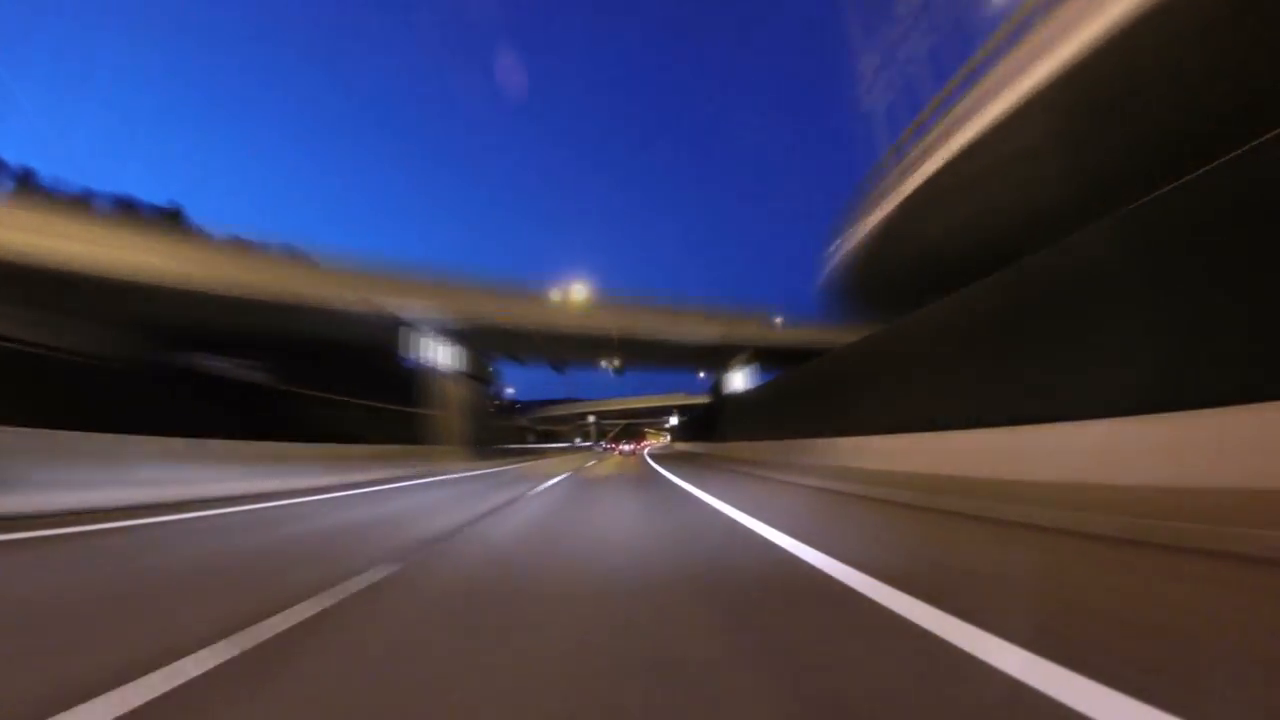
#> input picture frame 32 of video1.mp4, 1280 x 720 px, given in place of video.mp4, which was not available
$ python app.py
#> lines starting #> are read from the running program, lines starting #| are printed output that depends on the picture; after the words box and inside, x2 and y2 are one past the last pixel; in counts of white or black regions, pixels touching at a corner belong together; pictures that were not available may be replaced by others from this repository, and a replacement may not be noted
import numpy as np
import cv2
import matplotlib.pyplot as plt

video = cv2.VideoCapture("video.mp4")

while True:
    ret, orig_frame = video.read()
#> orig_frame is the input picture: shape (720, 1280, 3); mean B, G, R 86.4, 62.3, 64.2
    if not ret:
        video = cv2.VideoCapture("video.mp4")
        continue

    frame = cv2.GaussianBlur(orig_frame, (5, 5), 0)
    hsv = cv2.cvtColor(frame, cv2.COLOR_BGR2HSV)
#> hsv: shape (720, 1280, 3); mean H, S, V 59.1, 118.1, 101.9
    low_yellow = np.array([18, 94, 140])
    up_yellow = np.array([48, 255, 255])
    mask = cv2.inRange(hsv, low_yellow, up_yellow)
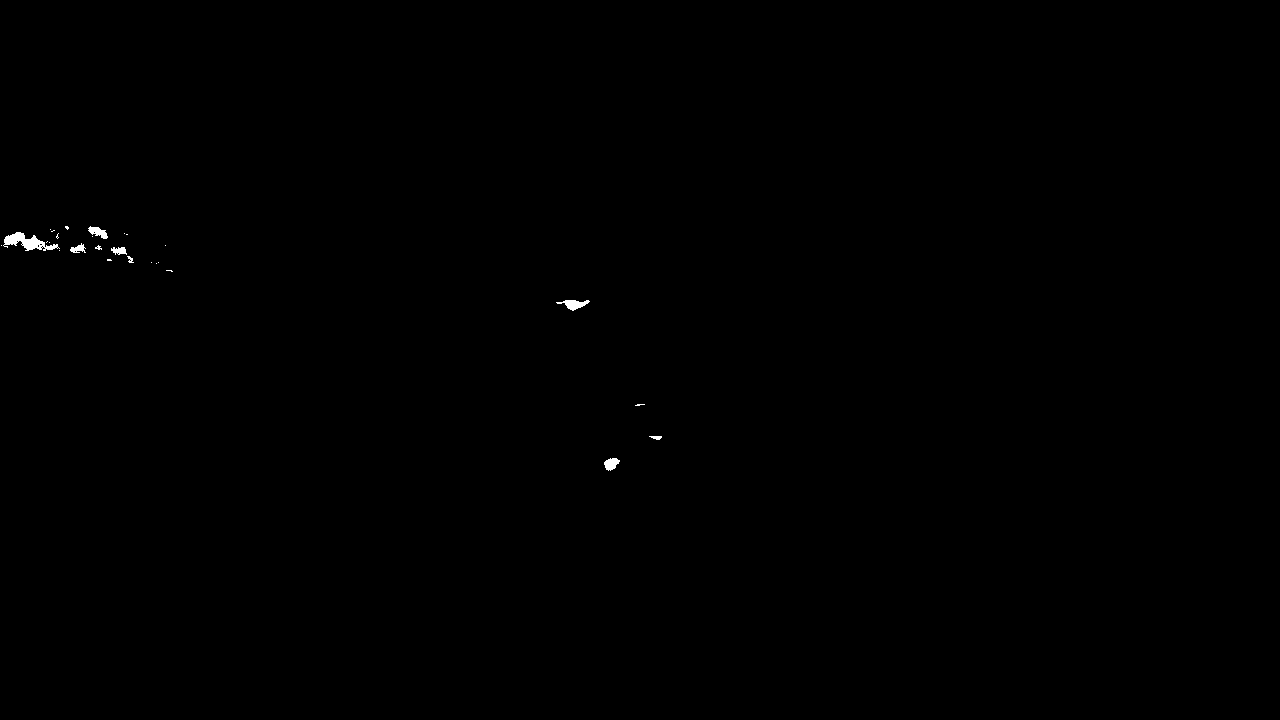
#> mask: shape (720, 1280); 0.14% white; 27 white regions (19 under 20 px), largest, box (x1, y1, x2, y2) and area: (3, 232, 60, 251) 481, (556, 300, 590, 311) 185, (88, 226, 108, 239) 140
    edges = cv2.Canny(mask, 75, 150)
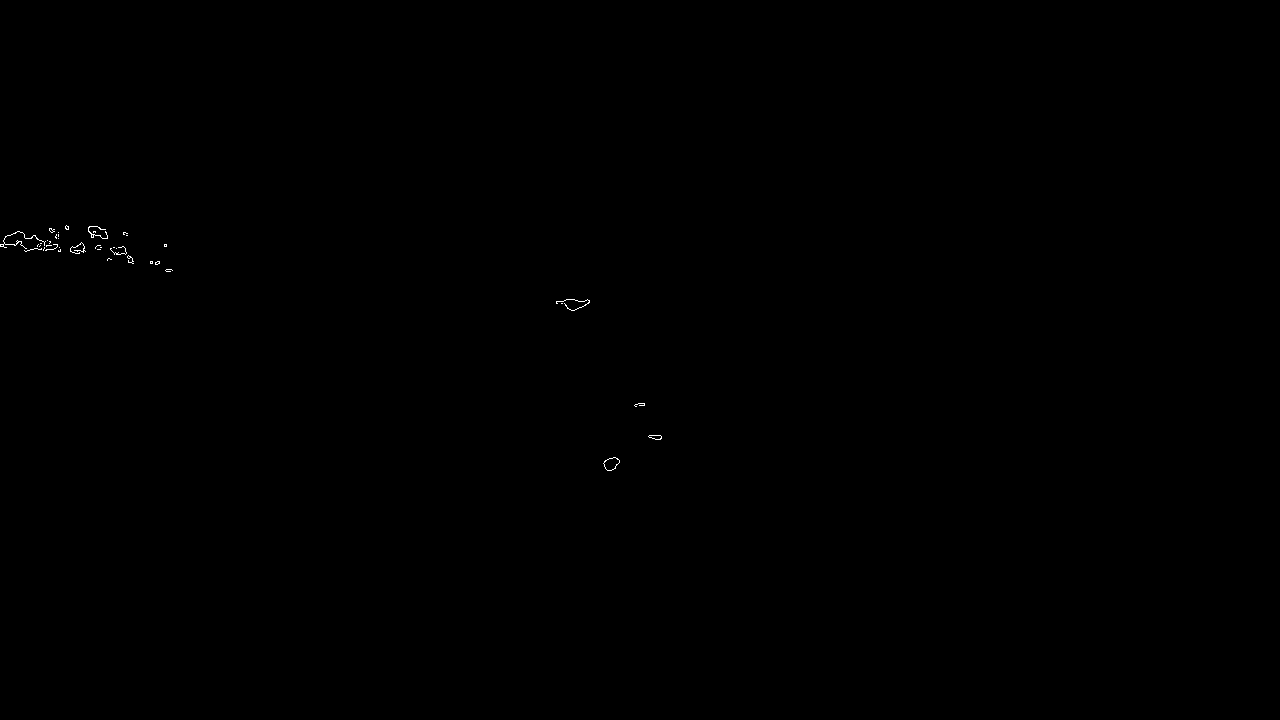
#> edges: shape (720, 1280); 0.07% white in thin lines or dots, all inside (x1, y1, x2, y2) = (0, 225, 662, 471)

    lines = cv2.HoughLinesP(edges, 1, np.pi/180, 50, maxLineGap=50)
#> lines = None
    if lines is not None:
        for line in lines:
            x1, y1, x2, y2 = line[0]
            cv2.line(frame, (x1, y1), (x2, y2), (0, 255, 0), 5)

    #Resize
    frame = cv2.resize(frame, (0, 0), None, .60, .60)
#> frame: shape (432, 768, 3)
    hsv = cv2.resize(hsv, (0, 0), None, .60, .60)
#> hsv: shape (432, 768, 3); mean H, S, V 59.1, 118.1, 101.8

    numpy_horizontal = np.hstack((frame, hsv))
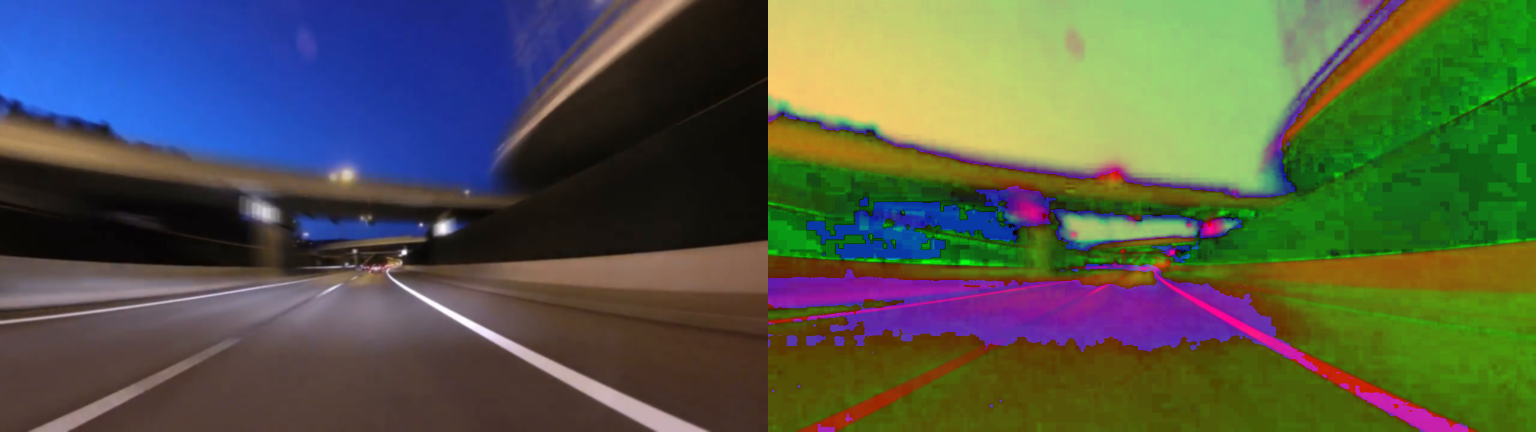
#> numpy_horizontal: shape (432, 1536, 3); mean B, G, R 72.7, 90.2, 83

    numpy_horizontal_concat = np.concatenate((frame, hsv), axis=1)


    cv2.imshow("edges", edges)
    cv2.imshow("Video Lines", numpy_horizontal_concat)

    key = cv2.waitKey(25)
#> (key Esc is pressed here)
    if key == 27:
        break
video.release()
cv2.destroyAllWindows()

$ run again, starting later in the video
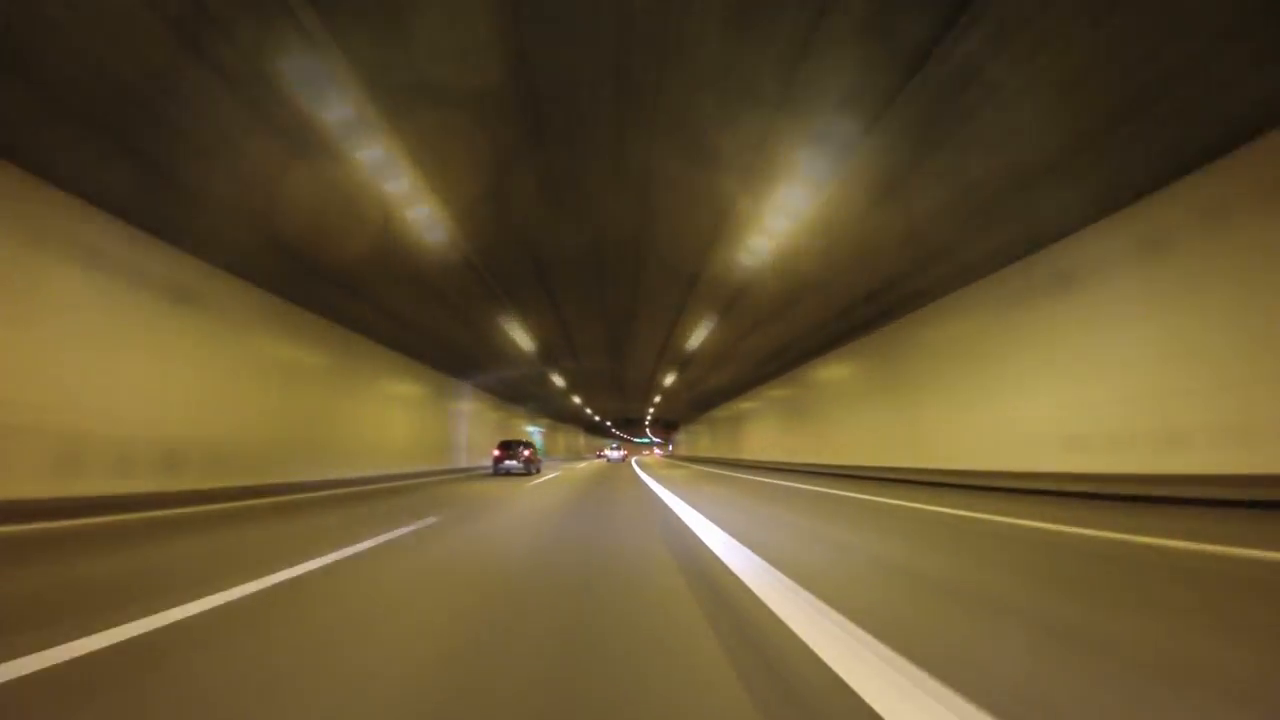
#> input picture frame 144 of video1.mp4, 1280 x 720 px, given in place of video.mp4, which was not available
#> orig_frame is the input picture: shape (720, 1280, 3); mean B, G, R 47.5, 83, 99.8
#> `mask = cv2.inRange(hsv, low_yellow, up_yellow)`:
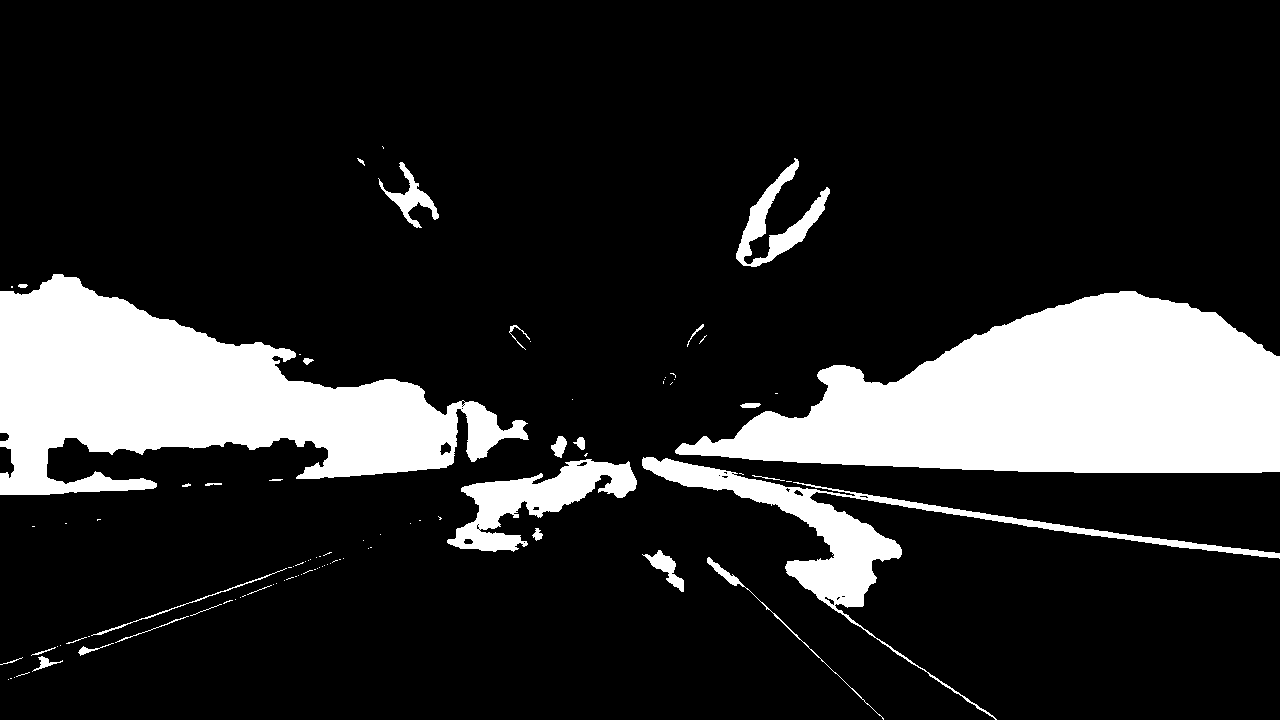
#> mask: shape (720, 1280); 16.6% white; 94 white regions (64 under 20 px), largest, box (x1, y1, x2, y2) and area: (675, 291, 1280, 473) 68843, (0, 274, 529, 495) 57102, (642, 457, 1280, 720) 13027
#> edges: shape (720, 1280); 1% white in thin lines or dots, all inside (x1, y1, x2, y2) = (0, 145, 1280, 720)
#> lines = 69 rows, first 6: [731, 473, 1064, 525], [784, 486, 1107, 537], [7, 680, 371, 548], [1073, 472, 1262, 472], [6, 664, 381, 535], [975, 333, 1059, 304]
#> the loop `for line in lines:` made 69 passes
#> `numpy_horizontal = np.hstack((frame, hsv))`:
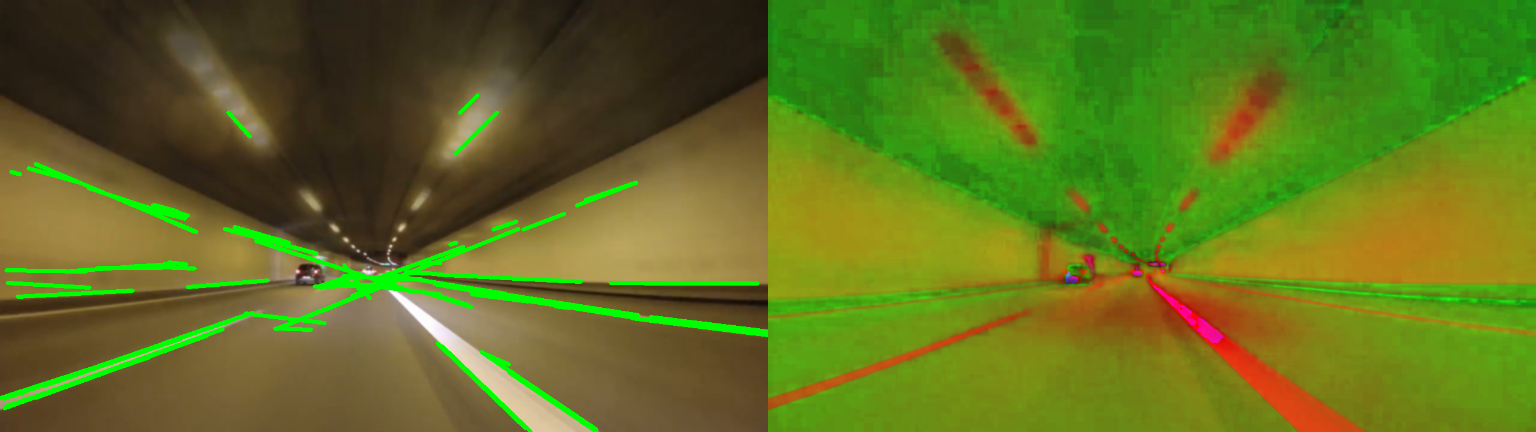
#> numpy_horizontal: shape (432, 1536, 3); mean B, G, R 31.8, 113.4, 96

$ run again, starting later in the video
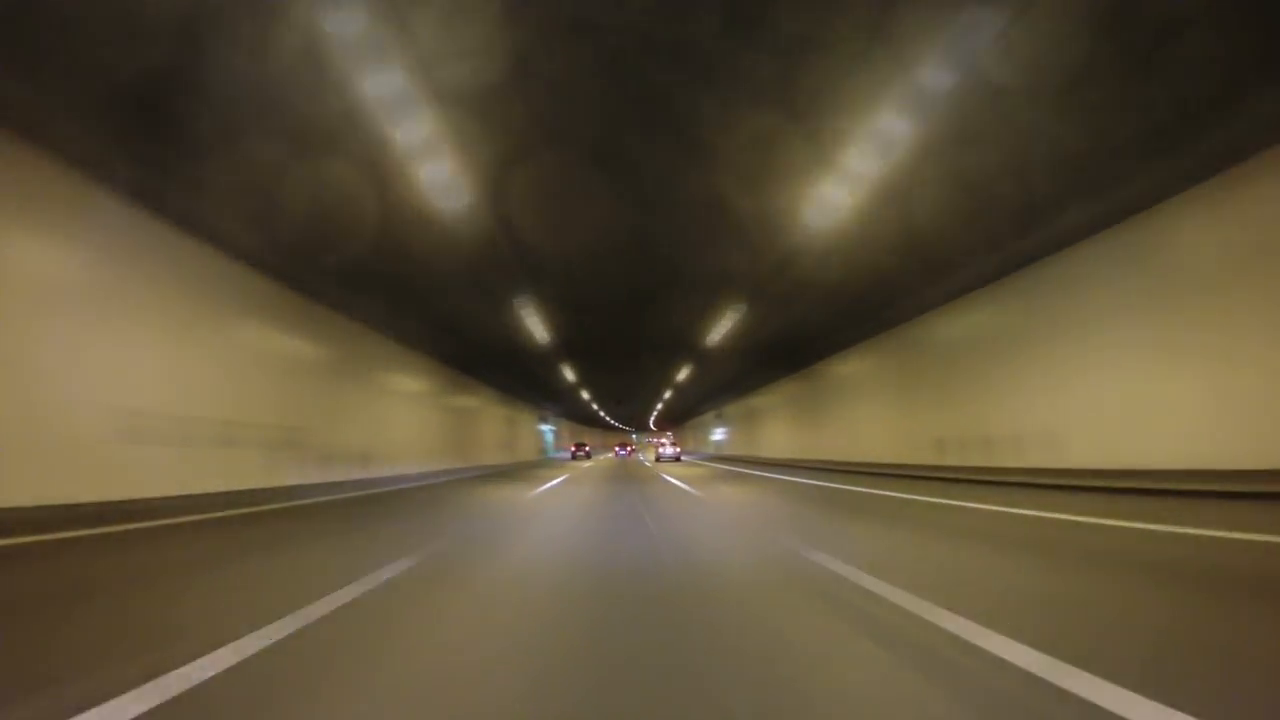
#> input picture frame 257 of video1.mp4, 1280 x 720 px, given in place of video.mp4, which was not available
#> orig_frame is the input picture: shape (720, 1280, 3); mean B, G, R 56.7, 80.9, 92.9
#> `mask = cv2.inRange(hsv, low_yellow, up_yellow)`:
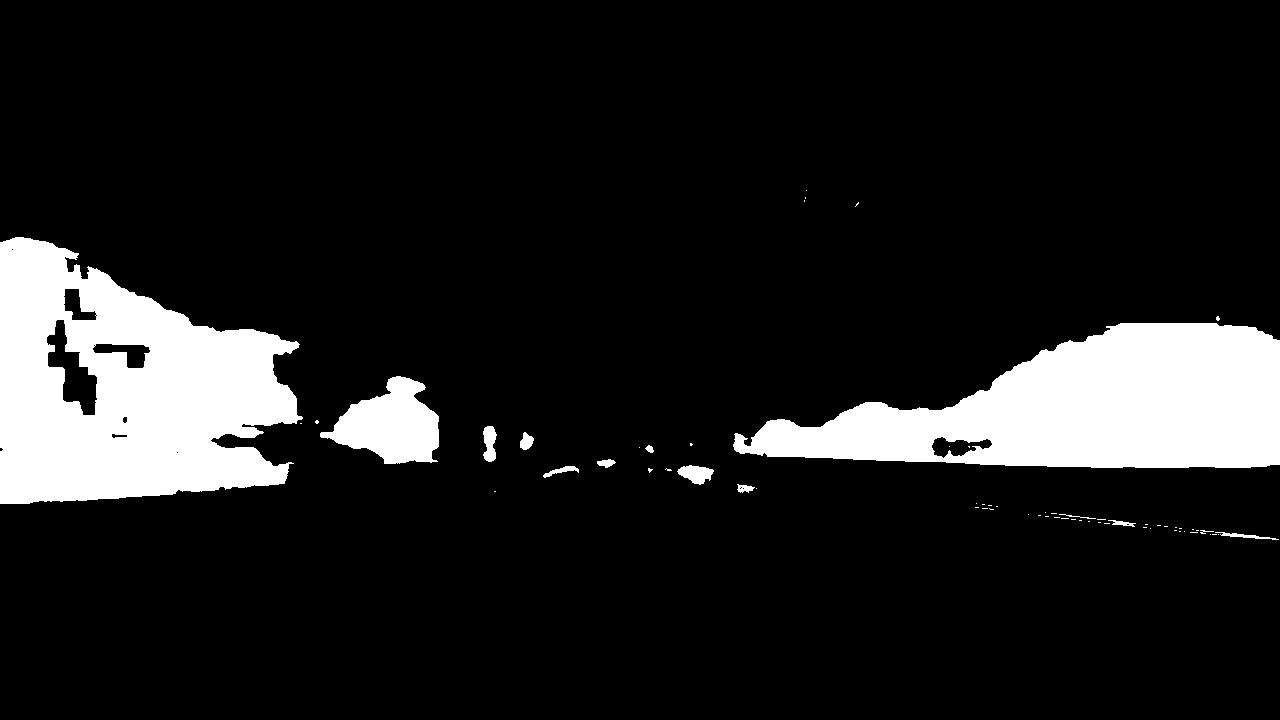
#> mask: shape (720, 1280); 12% white; 65 white regions (51 under 20 px), largest, box (x1, y1, x2, y2) and area: (0, 237, 303, 504) 53527, (733, 323, 1280, 468) 48948, (320, 376, 439, 464) 6180
#> edges: shape (720, 1280); 0.5% white in thin lines or dots, all inside (x1, y1, x2, y2) = (0, 189, 1280, 541)
#> lines = 33 rows, first 6: [964, 463, 1052, 466], [220, 436, 255, 437], [648, 470, 707, 467], [30, 503, 202, 491], [975, 503, 1278, 540], [1090, 467, 1251, 467]
#> the loop `for line in lines:` made 33 passes
#> `numpy_horizontal = np.hstack((frame, hsv))`:
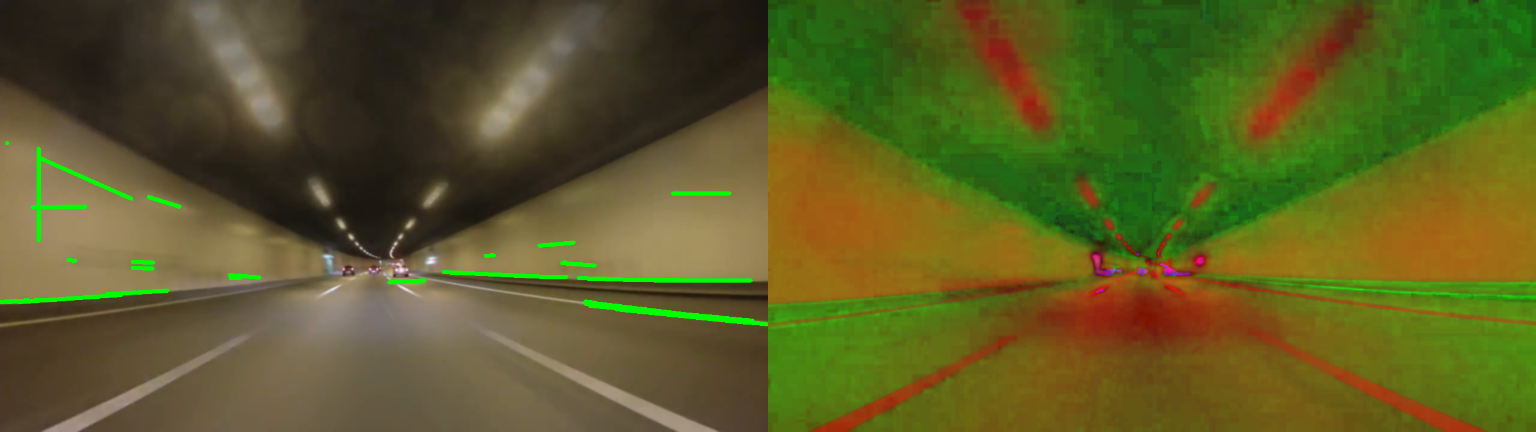
#> numpy_horizontal: shape (432, 1536, 3); mean B, G, R 37.6, 92.4, 91.7
